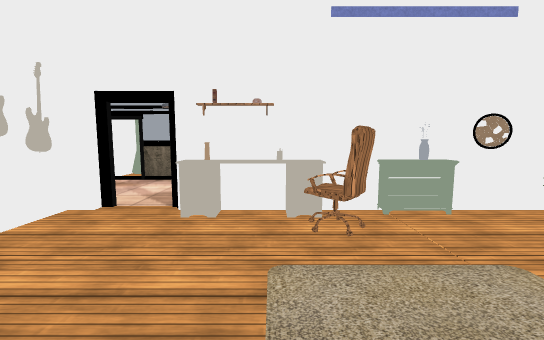
[1] (above)

20 first-person views from a walk through a Unity game level. The camera is 1.3 m above the floor, tilts 6° down and sees 90° across. The floor is counted in squares, 0.87 m on a side. Each view is taken from the middle of a square. On the plan, view 1 faces up. The plan holds only what a view shows up to about 14 squares ahead; the rest is blank. The place goes on beyond the plan. The player is left out. Door leaves are left out, so doorways stand open. Some surface patterns are stand-ins.

[2]
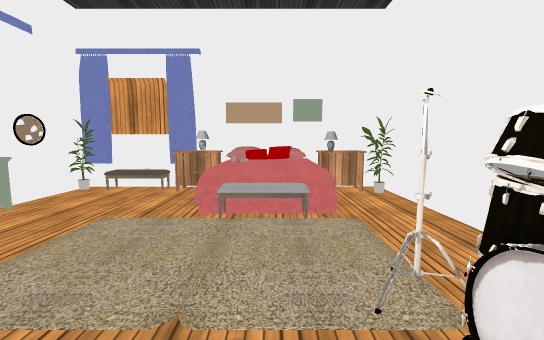

[3]
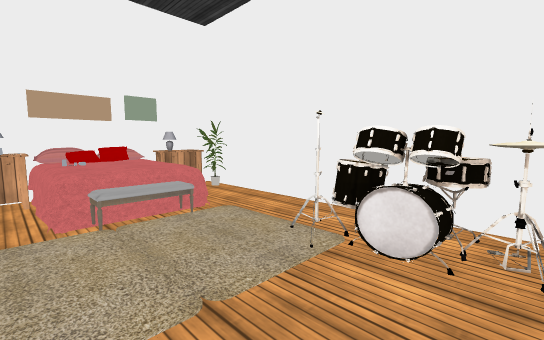

[4]
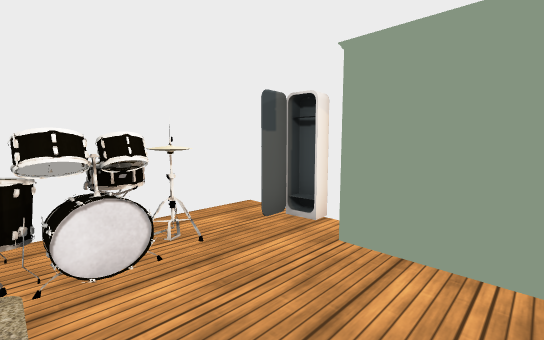

[5]
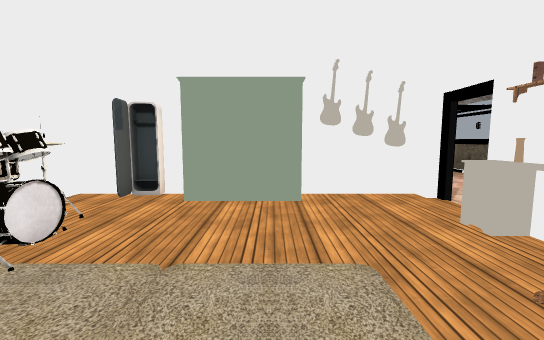

[6]
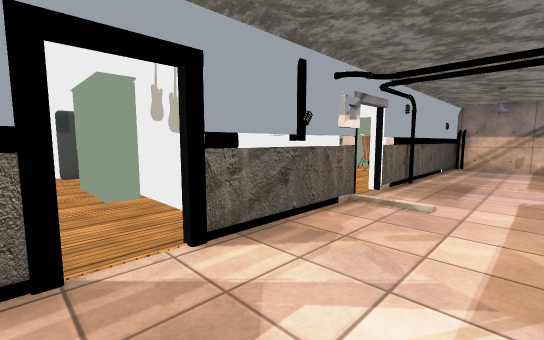

[7]
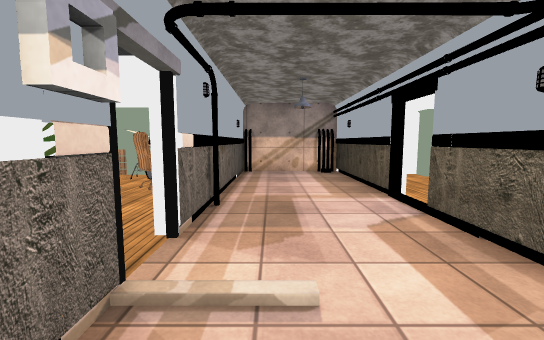

[8]
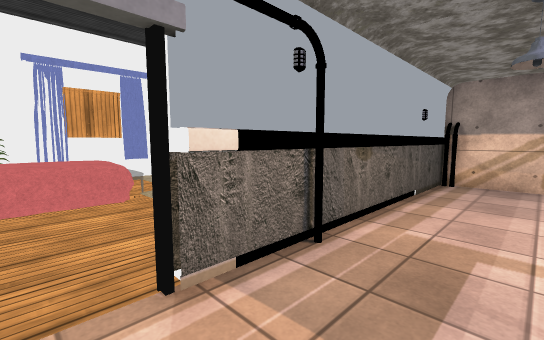

[9]
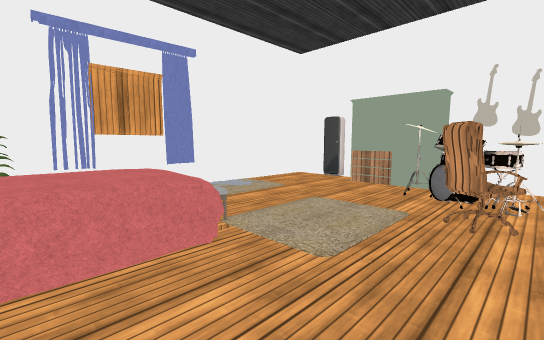

[10]
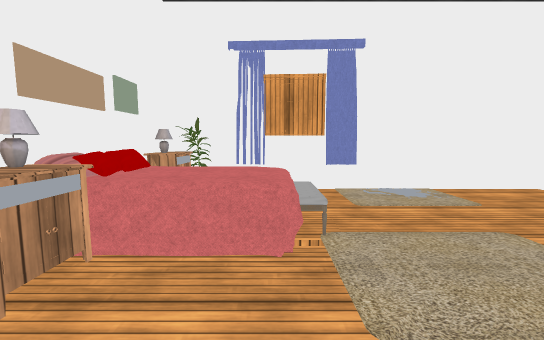

[11]
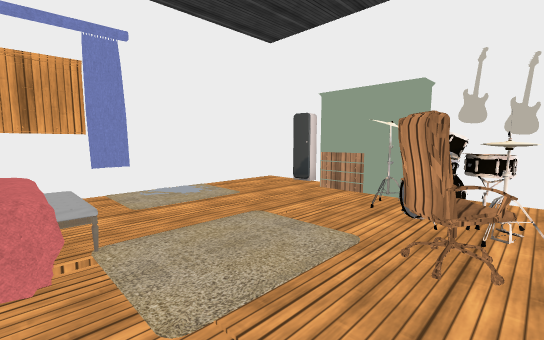

[12]
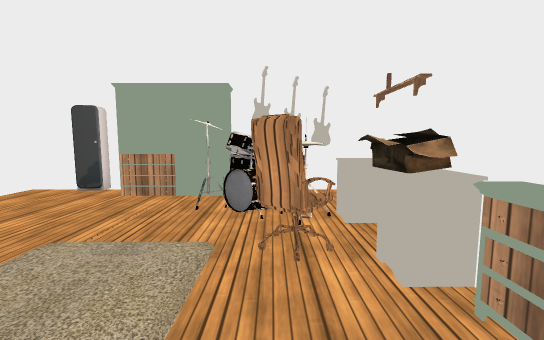

[13]
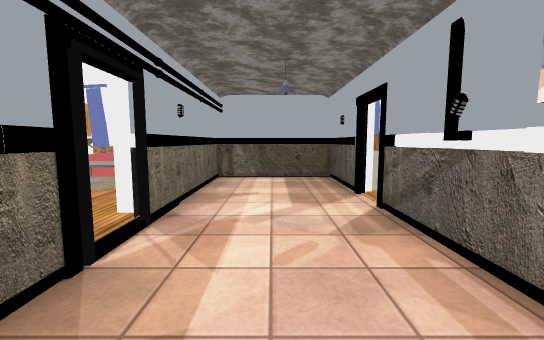

[14]
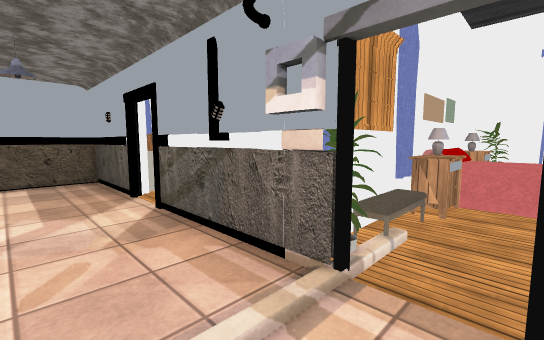

[15]
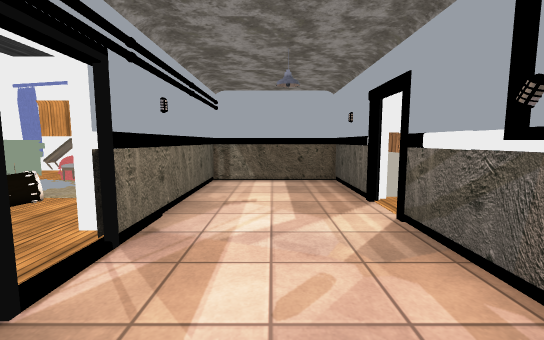

[16]
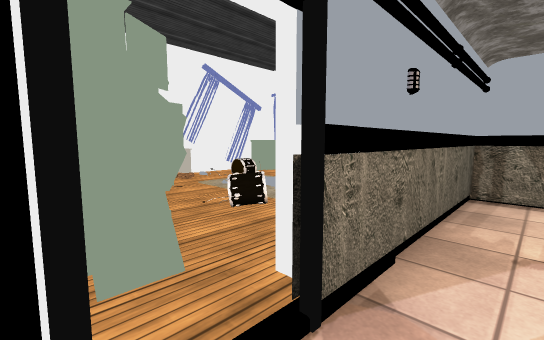

[17]
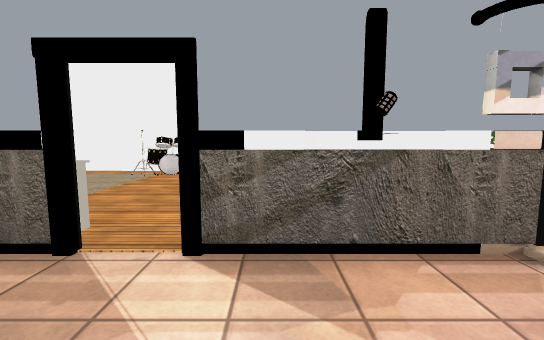

[18]
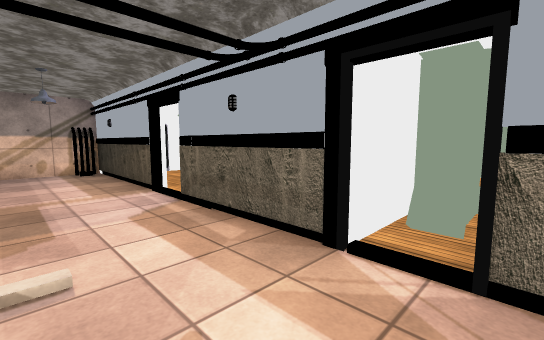

[19]
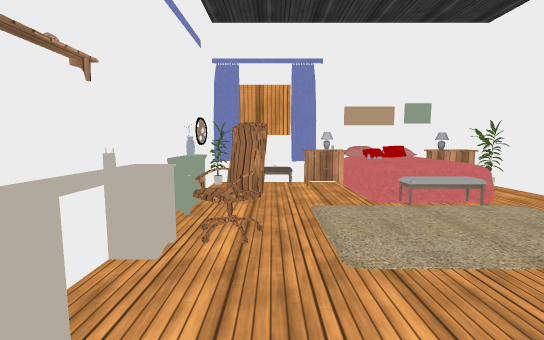

[20]
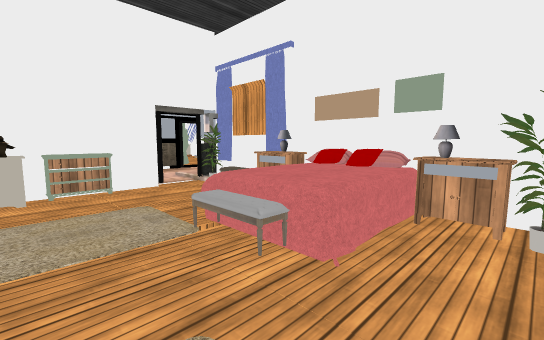

### Floor plan
Points are (right, up) in squares from view 1. A wall is a line through its corners. A room is listed if a view was taken in it or the views show most of it. See-through windows are left out.
Room 1 (views 1, 2, 3, 4, 5, 19)
walls: (1.5, 6.1) (0.4, 6.1); (-1.4, 6.1) (-2.2, 6.1); (-4.7, -0.5) (-4.7, -3.5) (6.9, -3.5) (6.9, -1.4); (6.9, 1.4) (6.9, 2.5); (-4.7, 3.6) (-4.7, 2.1); (5.2, 5.9) (4.4, 6.1); (6.9, 4.4) (6.9, 6.1) (3.4, 6.1); (-4, 6.1) (-4.7, 6.1)
ways out: open door at (-3, 6) to room 2
objects: other object (-5, 4); other object (-5, 5); other object (-4, -2) to (-4, -1); other object (-4, 0); other object (-4, 1) to (-4, 2); other object (-2, -2) to (1, -1); other object (1, 4) to (1, 5); other object (2, 6); other object (3, -1); other object (3, -1) to (7, 1); other object (3, 6); other object (6, -3); other object (6, -2) to (6, -1); other object (6, 2) to (6, 3); other object (7, 3); other object (7, 4) to (8, 5)
Room 2 (views 6, 7, 8, 9, 10, 11, 12, 13, 14, 15, 16, 17, 18, 20)
walls: (-10.3, 6.1) (-11.6, 6.1); (-11.5, 6.6) (-10, 6.6); (-7.8, 3.5) (-7.8, 6.4); (-8.5, 6.4) (-7.9, 6.4); (-8.6, 6.6) (-4, 6.6); (-8.4, 6.7) (-7.3, 6.7) (-7.3, 5.5); (-7.2, 6.4) (-5.4, 6.4); (-16.4, 6.1) (-19.4, 6.1); (-13.4, 11.2) (-18.5, 11.2); (-18.4, 1.5) (-18.4, 0.5); (-6.8, 11.2) (-11.6, 11.2); (-15.1, -3.4) (-14.4, -3.4); (-19.4, 6.6) (-16.4, 6.6); (-2.3, 6.6) (-1.5, 6.6); (-19.7, 9.5) (-19.7, 7.5); (-19.4, -2) (-19.4, -3.5) (-7.8, -3.5) (-7.8, -2.4); (0.4, 6.6) (1.4, 6.6) (1.4, 11.2) (-5.4, 11.2)
ways out: open door at (-3, 6) to room 1; opening at (-12.5, 11); open door at (-9.5, 6); open door at (-6, 11)
objects: other object (-19, -1); other object (-19, 2) to (-18, 3); other object (-19, 4); other object (-19, 5); other object (-19, 7); other object (-19, 10); other object (-18, 0); other object (-18, 3) to (-16, 5); other object (-16, 5); other object (-15, 4) to (-14, 5); other object (-14, 6); other object (-13, -3); other object (-13, 6) to (-12, 6); other object (-12, 0); other object (-11, -1) to (-8, 1); other object (-9, -3); other object (-9, -2) to (-8, -1); other object (-9, 2) to (-8, 3); other object (-8, 3); other object (-1, 6); other object (0, 6)

Positions as (right, up) in squares from view 1, and headings:
1: (0, 0), facing up
2: (-2, 0), facing right
3: (-2, 2), facing down-right
4: (0, 2), facing down-left
5: (3, 2), facing left
6: (-2, 10), facing down-left
7: (-6, 8), facing left
8: (-9, 9), facing down-left
9: (-9, 5), facing down-left
10: (-11, 5), facing down
11: (-11, 5), facing down-left
12: (-11, 4), facing left
13: (-10, 9), facing right
14: (-10, 9), facing down-right
15: (-9, 9), facing right
16: (-7, 10), facing up-right
17: (-5, 10), facing down
18: (-5, 8), facing up-left
19: (-3, 4), facing right
20: (-14, -3), facing up-right
